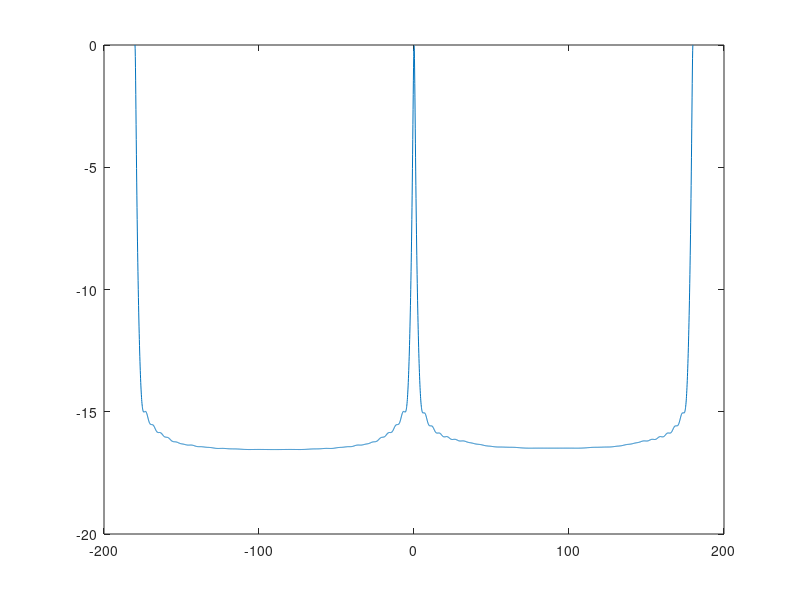

This chart was generated by the following MATLAB code:
% function [Angle] = Spatial_only(snr)
%% 参数 Parameters
ArrayNumber   = 64;               % 阵元数目
LightSpeed   = 3e8;              % 光速
TargetAngle = [0]*pi/180;             % 信号角度
TargetSignalNumber  = length(TargetAngle);                % 目标信号数目
snr = 10;               % 信噪比
SimplingNumber  = 3601;             % 角度采样数
SubCarrySignalNumber = 52;   % 信号子载频数量
FrequenceStart = 20e6;  %子载波起始频率
FrequenceSpacing = 312.5e3;  %子载波频率间隔
FrequenceValue = FrequenceSpacing*[0:SubCarrySignalNumber-1]+FrequenceStart;%子载频频率
StoriesNumber = 1024; %快拍数
SamplingRate = 100e6;
WaveLength   = LightSpeed./FrequenceValue;              % 波长
ArrayDistance   = LightSpeed/FrequenceStart/2/2;              % 阵元间隔
%% 算法

% 导向矢量
ArrayVector = zeros(SubCarrySignalNumber,ArrayNumber);
for i=1:ArrayNumber
    ArrayVector(:,i) = exp(-1j*2*pi*ArrayDistance.*FrequenceValue.*i*sin(TargetAngle)/LightSpeed);
end
% 子载波信号
SubSignalMat = zeros(SubCarrySignalNumber,StoriesNumber);
TimeMat = 1:1024; 
for i=1:SubCarrySignalNumber
    SubSignalMat(i,:) =sqrt(10^(snr/10))*ones(1,StoriesNumber).*exp(-1j*2*pi*FrequenceValue(i)*TimeMat/SamplingRate);
end
% 总信号矢量
AllSignalMat = zeros(ArrayNumber,StoriesNumber);
noise = (randn(ArrayNumber,StoriesNumber)+1j*randn(ArrayNumber,StoriesNumber))/sqrt(2);
for i=1:SubCarrySignalNumber
    AllSignalMat =AllSignalMat + ArrayVector(i,:)'*SubSignalMat(i,:)+noise;
end

CorMat = zeros(ArrayNumber-1,1);
for i=2:ArrayNumber
    CorMat(i-1,:) = mean(conj(AllSignalMat(1,:)).*AllSignalMat(i,:));
end
a = zeros(3601,ArrayNumber-1);
Angle = -pi:2*pi/3600:pi;
for i=1:3601
    for j=1:ArrayNumber-1
        a(i,j) = exp(1j*pi*(SubCarrySignalNumber-1)*FrequenceSpacing*ArrayDistance*sin(Angle(i))*j/ ...
            LightSpeed)*sin(pi*SubCarrySignalNumber*FrequenceSpacing*ArrayDistance*sin(Angle(i))*j/ ...
            LightSpeed)/sin(pi*FrequenceSpacing*ArrayDistance*sin(Angle(i))*j/ ...
            LightSpeed);
    end
end
% for i=1:3601
%     for j=1:ArrayNumber-1
%         a(i,j) = exp(1j*pi*(2*FrequenceStart+FrequenceSpacing*(SubCarrySignalNumber-1))*ArrayDistance*sin(Angle(i))*j/ ...
%             LightSpeed)*sinc(pi*(SubCarrySignalNumber-1)*FrequenceSpacing*ArrayDistance*sin(Angle(i))*j/ ...
%             LightSpeed);
%     end
% end
PA = zeros(3601,ArrayNumber-1,ArrayNumber-1);
for i=1:3601
    PA(i,:,:) = a(i,:)'*1/(a(i,:)*a(i,:)')*a(i,:);
    PA(i,:,:) = eye(ArrayNumber-1,ArrayNumber-1)-squeeze(PA(i,:,:));
end

Map = zeros(1,3601);
for i=1:3601
    Map(i) = 1/(CorMat'*squeeze(PA(i,:,:))*CorMat);
end
Map = 10*log10(abs(Map)/max(abs(Map)));
SPMap = Map;
plot(Angle/pi*180,Map);
[~,maxAngle]= max(Map(900:2700));
Angle = (maxAngle-901)/10;
% end

